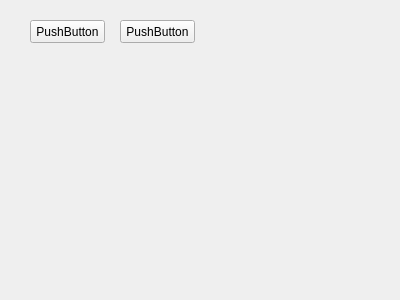
<?xml version="1.0" encoding="UTF-8"?>
<ui version="4.0">
 <class>WEndOfDayAciton</class>
 <widget class="QWidget" name="WEndOfDayAciton">
  <property name="geometry">
   <rect>
    <x>0</x>
    <y>0</y>
    <width>400</width>
    <height>300</height>
   </rect>
  </property>
  <property name="windowTitle">
   <string>Form</string>
  </property>
  <widget class="QPushButton" name="pushButton">
   <property name="geometry">
    <rect>
     <x>30</x>
     <y>20</y>
     <width>75</width>
     <height>23</height>
    </rect>
   </property>
   <property name="text">
    <string>PushButton</string>
   </property>
  </widget>
  <widget class="QPushButton" name="pushButton_2">
   <property name="geometry">
    <rect>
     <x>120</x>
     <y>20</y>
     <width>75</width>
     <height>23</height>
    </rect>
   </property>
   <property name="text">
    <string>PushButton</string>
   </property>
  </widget>
 </widget>
 <resources/>
 <connections/>
</ui>
